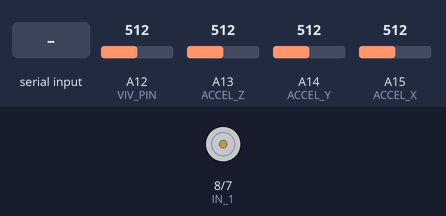
Bench run of a sketch on a simulated Arduino Mega 2560, built with avr-gcc and run on an emulated ATmega2560. On the bench: motor-driver pin pairs drawn as motors (green arrow = first pin HIGH = forward, orange = second pin HIGH = backward, longer = more drive, scaled by the enable pin). Inputs (shaded band) come from the test bench; at power-on: A12 (VIV_PIN) = 512, A13 (ACCEL_Z) = 512, A14 (ACCEL_Y) = 512, A15 (ACCEL_X) = 512.

Above: at 4.2 s.
4.3 s: "4\n" received over the second serial link
At 5.6 s:
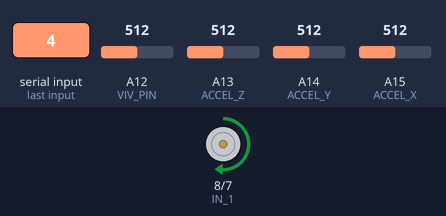
5.9 s: "0\n" received over the second serial link
8.9 s: "5\n" received over the second serial link
At 10.3 s:
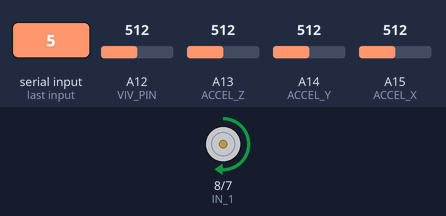
10.6 s: "6\n" received over the second serial link
At 12.35 s:
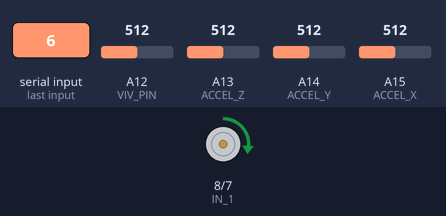
13.6 s: "0\n" received over the second serial link
Timing chart, 0 to 17.4 s (numbered marks = the images above; inputs shaded):
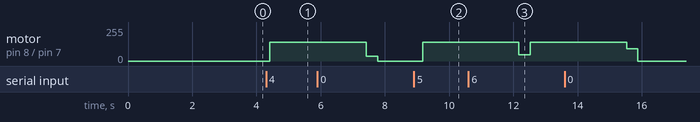

Measured:
- after the input at 4.3 s, motor on pin 8 (IN_1) / pin 7 (IN_2): stopped → forward 140/255 after 0.12 s
- after the input at 8.9 s, motor on pin 8 (IN_1) / pin 7 (IN_2): stopped → forward 140/255 after 0.28 s

The sketch:

mega_earthquake.ino
```cpp
/*
 * Earthquake and Fire Simulation System
 * File: mega_earthquake.ino
 * Board: Arduino Mega (Earthquake Simulator)
 *
 * Responsibilities:
 *  - Reads ADXL335 accelerometer (X, Y, Z axes) to measure vibration
 *  - Calculates earthquake intensity (Richter-like scale 3–9) from acceleration magnitude
 *  - Drives a DC motor at calibrated speeds to physically simulate shaking
 *  - Sends intensity readings back to the Main Mega (Serial2)
 *  - Receives intensity commands from the Main Mega to set motor speed
 */

// ── Motor A control pins ──────────────────────────────────────────────────────
const int EN_A = 9;  // PWM speed control
const int IN_1 = 8;  // direction pin 1
const int IN_2 = 7;  // direction pin 2

// ── Accelerometer analog pins ─────────────────────────────────────────────────
#define ACCEL_X A15
#define ACCEL_Y A14
#define ACCEL_Z A13
#define VIV_PIN A12  // vibration trigger signal

// ── Calibration settings ──────────────────────────────────────────────────────
#define SAMPLES   50   // samples averaged during calibration
#define MAX_DELTA  20  // max change threshold to detect motion
#define MIN_DELTA -20  // min change threshold

// ── Accelerometer baseline (set during setup calibration) ─────────────────────
int xSample = 0;
int ySample = 0;
int zSample = 0;

// ── Earthquake state ──────────────────────────────────────────────────────────
float  MotorVal   = 0.0;  // calculated Richter intensity
int    Intensity  = 0;    // commanded intensity from Main Mega
int    reIntensity = 0;   // previous intensity (detects changes)
int    rerept     = 0;    // flag: trigger startup burst on new intensity

// ── Serial protocol state ─────────────────────────────────────────────────────
char   c;
String dataIn    = "";
String IntensityStr = "";
String s4        = "";

void setup() {
  // Motor pins
  pinMode(EN_A, OUTPUT);
  pinMode(IN_1, OUTPUT);
  pinMode(IN_2, OUTPUT);

  // Motor off at startup
  digitalWrite(IN_1, LOW);
  digitalWrite(IN_2, LOW);

  Serial.begin(9600);   // USB monitor
  Serial2.begin(9600);  // Main Mega

  // ── Accelerometer calibration: average SAMPLES readings as baseline ──────────
  for (int i = 0; i < SAMPLES; i++) {
    xSample += analogRead(ACCEL_X);
    ySample += analogRead(ACCEL_Y);
    zSample += analogRead(ACCEL_Z);
  }
  xSample /= SAMPLES;
  ySample /= SAMPLES;
  zSample /= SAMPLES;

  delay(3000);
}

void loop() {
  int viv = analogRead(VIV_PIN);

  // ── Read accelerometer and calculate intensity ──────────────────────────────
  int xDelta = xSample - analogRead(ACCEL_X);
  int yDelta = ySample - analogRead(ACCEL_Y);
  int zDelta = zSample - analogRead(ACCEL_Z);

  delay(100);

  // Only process if motion exceeds threshold
  bool motionDetected = (
    xDelta < MIN_DELTA || xDelta > MAX_DELTA ||
    yDelta < MIN_DELTA || yDelta > MAX_DELTA ||
    zDelta < MIN_DELTA || zDelta > MAX_DELTA
  );

  if (motionDetected) {
    float distance = sqrt((float)(xDelta * xDelta) + (float)(yDelta * yDelta));

    // Map acceleration magnitude to Richter scale range 3–9
    // Each band covers one unit of intensity
    if      (distance >= 28  && distance <= 59)  MotorVal = 3.0 + ((distance - 28)  / 16.0);
    else if (distance >= 60  && distance <= 113) MotorVal = 4.0 + ((distance - 60)  / 27.0);
    else if (distance >= 114 && distance <= 182) MotorVal = 5.0 + ((distance - 114) / 34.0);
    else if (distance >= 183 && distance <= 264) MotorVal = 6.0 + ((distance - 183) / 41.0);
    else if (distance >= 265 && distance <= 364) MotorVal = 7.0 + ((distance - 265) / 50.0);
    else if (distance >= 365 && distance <= 479) MotorVal = 8.0 + ((distance - 365) / 57.0);
    else if (distance >= 480 && distance <= 615) MotorVal = 9.0 + ((distance - 480) / 68.0);
  }

  // Send intensity reading to Main Mega
  Serial2.print(MotorVal); Serial2.print("M");
  Serial2.print(22);       Serial2.print("N");
  Serial2.print("\n");

  delay(250);
  c = 0;
  dataIn = "";

  // ── Only control motor when vibration signal is active ─────────────────────
  if (viv >= 100) {
    // Read intensity command from Main Mega
    while (Serial2.available() > 0) {
      c = Serial2.read();
      if (c == '\n') break;
      else dataIn += c;
    }
    if (c == '\n') {
      parseCommand();
      c = 0;
      dataIn = "";
    }

    // On new intensity value: give a 3-second startup burst
    if (Intensity != reIntensity && Intensity != 0) {
      reIntensity = Intensity;
      rerept = 1;
    }
    if (Intensity > 0 && rerept == 1) {
      rerept = 0;
      analogWrite(EN_A, 140);
      digitalWrite(IN_1, HIGH);
      digitalWrite(IN_2, LOW);
      delay(3000);
    }

    // Set continuous motor speed based on commanded intensity
    switch (Intensity) {
      case 4: analogWrite(EN_A, 36);  break;
      case 5: analogWrite(EN_A, 47);  break;
      case 6: analogWrite(EN_A, 92);  break;
      case 7: analogWrite(EN_A, 142); break;
      case 8: analogWrite(EN_A, 225); break;
      case 0:
        digitalWrite(IN_1, LOW);
        digitalWrite(IN_2, LOW);
        reIntensity = 0;
        return;
    }

    // Keep motor spinning forward
    if (Intensity > 0) {
      digitalWrite(IN_1, HIGH);
      digitalWrite(IN_2, LOW);
    }
  }
}

// ── Parse: intensity command from Main Mega ───────────────────────────────────
void parseCommand() {
  int8_t iI = dataIn.indexOf("I");
  int8_t iJ = dataIn.indexOf("J");

  IntensityStr = dataIn.substring(0, iI);
  s4           = dataIn.substring(iI + 1, iJ);

  if (IntensityStr == "0" || IntensityStr == "4" || IntensityStr == "5" ||
      IntensityStr == "6" || IntensityStr == "7" || IntensityStr == "8") {
    Intensity = IntensityStr.toInt();
  }
}
```
